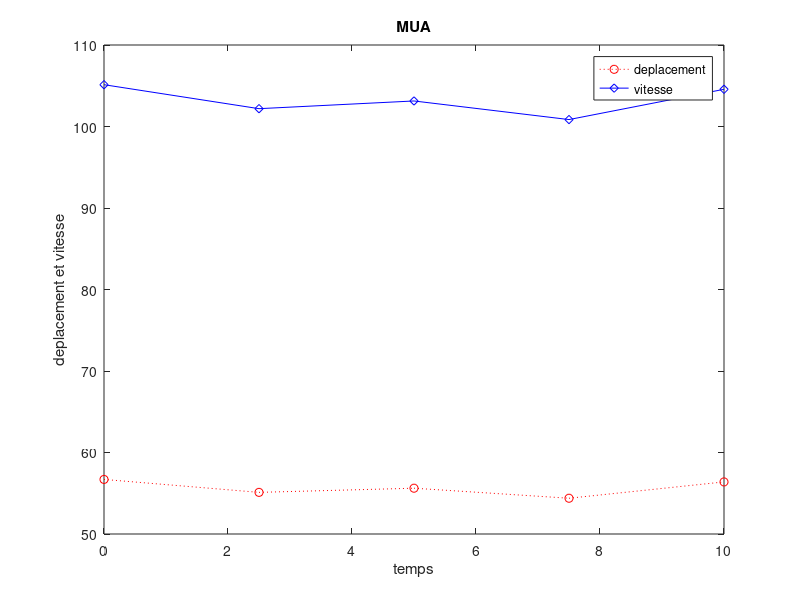

This figure's MATLAB source:
clear all; close all;

% charger le ficher mesures_mua.txt
disp_vel = load('mesures_mua.txt');

% séparation de la déplacement et de la vitesse
% en deux vecteurs séparés 
deplacement = disp_vel(:,1);
vitesse = disp_vel(:,2);

% définition du temps:
M = size(deplacement,1);
t = linspace(0,10,M)';

% dessine un graphique de la déplacement et 
% de la vitesse avec le temps en abscisse
% en utilisant deux couleurs et symboles différents. 

plot(t, deplacement, 'ro:', ...
     t, vitesse, 'bd-');

% titre, legende, et noms des axes. 
legend('deplacement','vitesse');
title('MUA');
xlabel('temps');
ylabel('deplacement et vitesse');